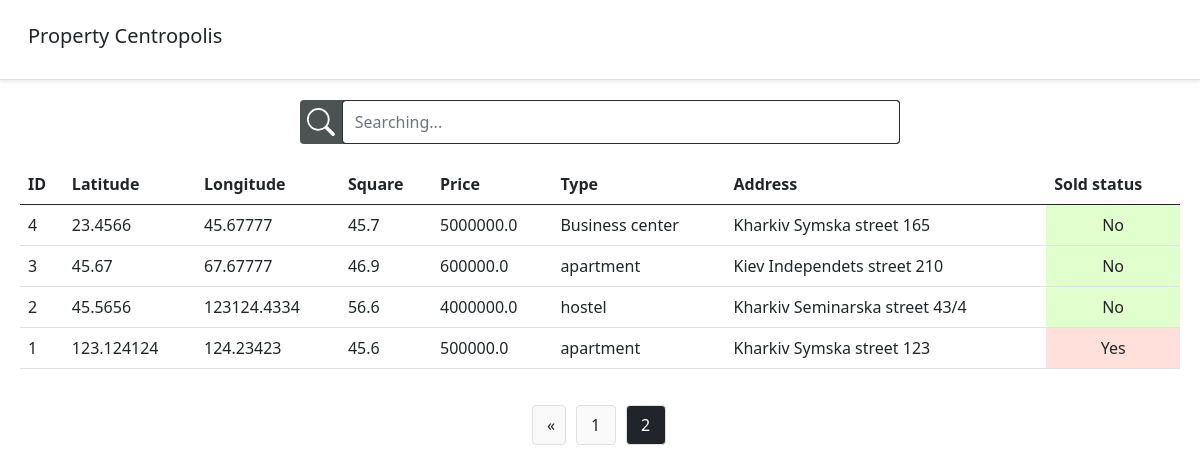
Before: /objects?page=2 with the older database file.
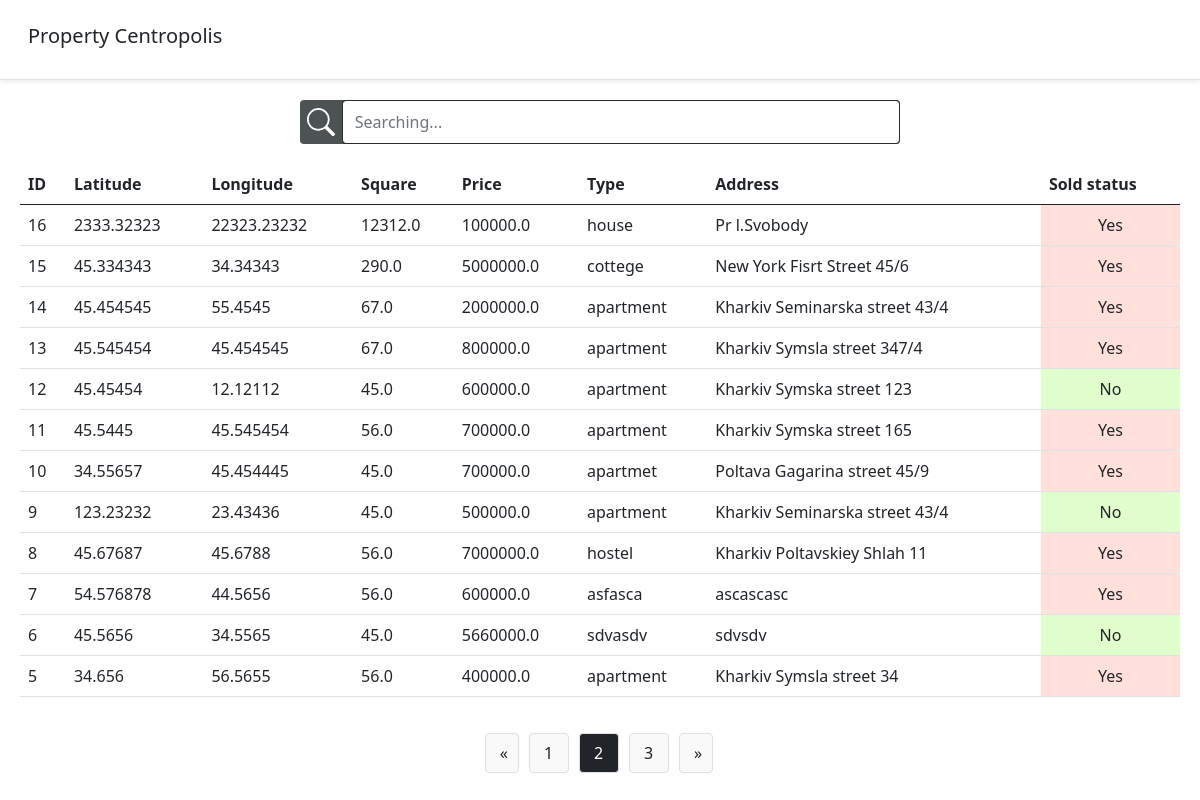
After: the same page with the newer database file.
### rega/models.py (models this page shows)
class PropertyObject(models.Model):
    latitude = models.FloatField('latitude')
    longitude = models.FloatField('longitude')
    square = models.FloatField('square')
    price = models.FloatField('price')
    type = models.CharField('type', max_length=100)
    address = models.CharField('address', max_length=300)
    sold_status = models.BooleanField('sold_status', default=False)

### rega/views.py (the view, shortened to what this page needs)
# urls.py: path('objects', views.objects, name='objects'),
def objects(request):
    page_number = request.GET.get('page') or 1
    search_param = request.GET.get('search') or None
    if search_param:
        property_objects = PropertyObject.objects.filter(address__icontains=search_param).order_by('-id')
    else:
        property_objects = PropertyObject.objects.all().order_by('-id')
    current_page = Paginator(property_objects, 12)
    page_obj = current_page.get_page(page_number)
    property_objects_count = property_objects.count()
    context = {
        'property_objects': page_obj,
        'property_objects_count': property_objects_count
    }
    return render(request, 'rega/objects.html', context)

### rega/templates/rega/objects.html (shortened to what this page needs)
{% load static %}
<!DOCTYPE html>
<html lang="en">
<head>
    <link href="https://cdn.jsdelivr.net/npm/bootstrap@5.0.1/dist/css/bootstrap.min.css" rel="stylesheet"
>
    <link rel="stylesheet" href="{% static 'css/rega.css'%}">
</head>
<body>
    {% include "rega/header.html" %}
    <div class="dashboard-content-indexes">
       <div class="row">
         <div class="search_container">
           <div class="my-icon-border">
           <input class="form-control" id="user-input" placeholder="Searching...">
         </div>
         </div>
       </div>
        <div id= "my-objects" class="contracts-table">
            <table class="table">
                <thead class="thead-dark">
                    <tr>
                        <th scope="col">ID</th>
                        <th scope="col">Latitude </th>
                        <th scope="col">Longitude</th>
                        <th scope="col">Square</th>
                        <th scope="col">Price</th>
                        <th scope="col">Type</th>
                        <th scope="col">Address</th>
                        <th scope="col">Sold status</th>
                    </tr>
                </thead>
                {% if property_objects_count > 0 %}
                <tbody>
                    {% for el in property_objects %}
                    <tr class="row-center">
                        <td>{{ el.id }}</td>
                        <td>{{ el.latitude }}</td>
                        <td>{{ el.longitude }}</td>
                        <td>{{ el.square }}</td>
                        <td>{{el.price}}</td>
                        <td>{{el.type}}</td>
                        <td>{{el.address}}</td>
                        {% if el.sold_status %}
                        <td class="bg-warning">Yes</td>
                        {% else %}
                        <td class="bg-success">No</td>
                        {% endif %}
                    </tr>
                    {% endfor %}
                </tbody>
                {% endif %}
            </table>
        </div>
        <div class="row">
            <ul class="pagination">
                {% if property_objects.has_previous %}
                <li class="pigi-item">
                    <a class="text-dark" href="?page={{ property_objects.previous_page_number }}">&laquo;</a>
                </li>
                {% endif %}
                {% for page in property_objects.paginator.page_range %}
                {% if page == property_objects.number %}
                <li class="pigi-item-current"><a class="white-text" href="?page={{page}}">{{page}}</a></li>
                {% else %}
                <li class="pigi-item-number"><a class="text-dark" href="?page={{page}}">{{page}}</a></li>
                {% endif %}
                {% endfor %}
                {% if property_objects.has_next %}
                <li class="pigi-item">
                    <a class="text-dark" href="?page={{ property_objects.next_page_number }}">&raquo;</a>
                </li>
                {% endif %}
            </ul>
        </div>
    </div>
</body>
</html>

Changed rows visible on the page:
no longer on this page (row edited): PropertyObject: id "4", latitude "23.4566", longitude "45.67777", square "45.7", price "5000000.0", type "Business center", address "Kharkiv Symska street 165", sold_status "No"
no longer on this page (row edited): PropertyObject: id "3", latitude "45.67", longitude "67.67777", square "46.9", price "600000.0", type "apartment", address "Kiev Independets street 210", sold_status "No"
no longer on this page (row edited): PropertyObject: id "2", latitude "45.5656", longitude "123124.4334", square "56.6", price "4000000.0", type "hostel", address "Kharkiv Seminarska street 43/4", sold_status "No"
no longer on this page (row unchanged): PropertyObject: id "1", latitude "123.124124", longitude "124.23423", square "45.6", price "500000.0", type "apartment", address "Kharkiv Symska street 123", sold_status "Yes"
now on this page (row unchanged): PropertyObject: id "16", latitude "2333.32323", longitude "22323.23232", square "12312.0", price "100000.0", type "house", address "Pr l.Svobody", sold_status "Yes"
now on this page (row unchanged): PropertyObject: id "15", latitude "45.334343", longitude "34.34343", square "290.0", price "5000000.0", type "cottege", address "New York Fisrt Street 45/6", sold_status "Yes"
now on this page (row edited): PropertyObject: id "14", latitude "45.454545", longitude "55.4545", square "67.0", price "2000000.0", type "apartment", address "Kharkiv Seminarska street 43/4", sold_status "Yes"
now on this page (row unchanged): PropertyObject: id "13", latitude "45.545454", longitude "45.454545", square "67.0", price "800000.0", type "apartment", address "Kharkiv Symsla street 347/4", sold_status "Yes"
now on this page (row unchanged): PropertyObject: id "12", latitude "45.45454", longitude "12.12112", square "45.0", price "600000.0", type "apartment", address "Kharkiv Symska street 123", sold_status "No"
now on this page (row edited): PropertyObject: id "11", latitude "45.5445", longitude "45.545454", square "56.0", price "700000.0", type "apartment", address "Kharkiv Symska street 165", sold_status "Yes"
now on this page (row edited): PropertyObject: id "10", latitude "34.55657", longitude "45.454445", square "45.0", price "700000.0", type "apartmet", address "Poltava Gagarina street 45/9", sold_status "Yes"
now on this page (row unchanged): PropertyObject: id "9", latitude "123.23232", longitude "23.43436", square "45.0", price "500000.0", type "apartment", address "Kharkiv Seminarska street 43/4", sold_status "No"
now on this page (row edited): PropertyObject: id "8", latitude "45.67687", longitude "45.6788", square "56.0", price "7000000.0", type "hostel", address "Kharkiv Poltavskiey Shlah 11", sold_status "Yes"
now on this page (row unchanged): PropertyObject: id "7", latitude "54.576878", longitude "44.5656", square "56.0", price "600000.0", type "asfasca", address "ascascasc", sold_status "Yes"
now on this page (row unchanged): PropertyObject: id "6", latitude "45.5656", longitude "34.5565", square "45.0", price "5660000.0", type "sdvasdv", address "sdvsdv", sold_status "No"
now on this page (row unchanged): PropertyObject: id "5", latitude "34.656", longitude "56.5655", square "56.0", price "400000.0", type "apartment", address "Kharkiv Symsla street 34", sold_status "Yes"
Other visible differences:
new list line: "3"
